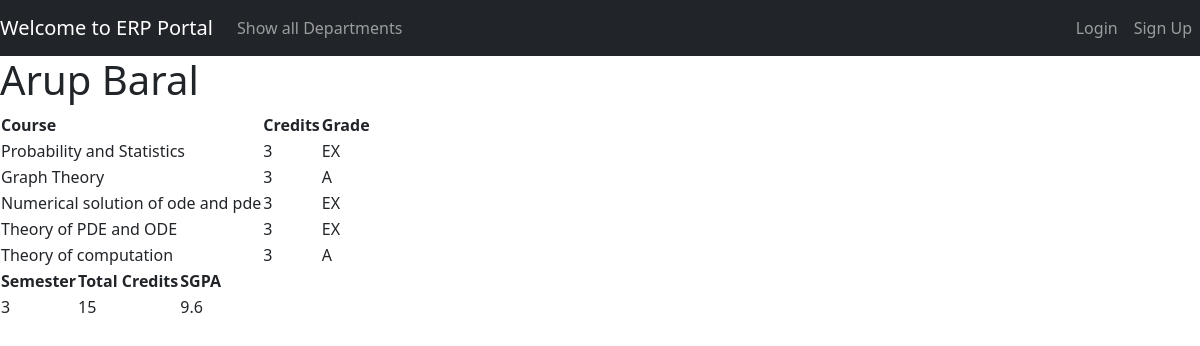
/dashboard/20MA20010/3, run on the app's committed database.
### erpApp/models.py (models this page shows, shortened)
class Course(models.Model):
    courseName = models.CharField(max_length=50)
    credits_score = models.IntegerField(
        validators=[MaxValueValidator(5), MinValueValidator(1)])
    deptId = models.ForeignKey(
        Department, on_delete=models.CASCADE, related_name="dept")
    semester=models.IntegerField(null=True)
    description=models.TextField(null=True)

class Enrollments(models.Model):
    courseData=models.ForeignKey(Course,on_delete=models.CASCADE,related_name="enrollments")
    studentData=models.ForeignKey(Student,on_delete=models.CASCADE,related_name="enrollments")
    grade=models.CharField(max_length=2,null=True)

### erpApp/views.py (the view)
# urls.py: path("dashboard/<str:rollNo>/<int:semester>",views.studentDashboard,name="dashboard"),
def studentDashboard(request,rollNo,semester):
    student=Student.objects.get(rollNo=rollNo)
    name=f"{student.firstName} {student.lastName}"
    enrollmentList=getAllEnrollmentsForGivenSemester(rollNo,semester)
    infoList=getInfoFromEnrollments(enrollmentList)
    sgpa=getSGPA(rollNo,semester)
    return render(request,"erpApp/dashboardSem.html",{
        "name":name,
        "sgpa":sgpa[0],
        "totalCredits":sgpa[1],
        "infoList":infoList,
        "semester":semester,
    })

### erpApp/utilityFunctions.py (called while the page is built)
def getAllEnrollmentsForGivenSemester(rollNo,semester):
    student=Student.objects.get(rollNo=rollNo)
    enrollmentList=student.enrollments.filter(courseData__semester=semester)
    return enrollmentList

def getInfoFromEnrollment(enrollment):
    infoDict={}
    infoDict['course']=enrollment.courseData.courseName
    infoDict['credits']=enrollment.courseData.credits_score
    infoDict['semester']=enrollment.courseData.semester
    infoDict['rollNo']=enrollment.studentData.rollNo
    infoDict['name']=f"{enrollment.studentData.firstName} {enrollment.studentData.lastName}"
    if enrollment.grade:
        infoDict['grade']=enrollment.grade
    else:
        infoDict['grade']='-1'
    return infoDict

def getInfoFromEnrollments(enrollmentList):
    infoList=[]
    for enrollment in enrollmentList:
        infoList.append(getInfoFromEnrollment(enrollment))
    return infoList

def getSGPA(rollNo,semester):
    enrollmentList=getAllEnrollmentsForGivenSemester(rollNo,semester)
    enrollmentInfo=getInfoFromEnrollments(enrollmentList)
    sumScore=0
    totalCredits=0
    for details in enrollmentInfo:
        credit=details['credits']
        gradeScore=gradeMap[details['grade']]
        sumScore+=gradeScore*credit
        totalCredits+=credit
    if totalCredits>0:
        sgpa=sumScore/totalCredits
    else:
        sgpa=0
    sgpa=round(sgpa,2)
    return (sgpa,totalCredits)

### erpApp/templates/erpApp/dashboardSem.html (shortened to what this page needs)
{% extends 'base.html' %}
{% block content %}
    <div>
        <h1>{{name}}</h1>
        <table>
            <tr>
                <th>Course</th>
                <th>Credits</th>
                <th>Grade</th>
            </tr>
            {% for info in infoList %}
                <tr>
                    <td>{{info.course}}</td>
                    <td>{{info.credits}}</td>
                    <td>
                        {% if info.grade == "-1" %}
                            Not yet finished
                        {% else %}
                            {{info.grade}}
                        {% endif %}
                    </td>
                </tr>
            {% endfor %}
        </table>
        <table>
            <tr>
                <th>Semester</th>
                <th>Total Credits</th>
                <th>SGPA</th>
            </tr>
            <tr>
                <td>{{semester}}</td>
                <td>{{totalCredits}}</td>
                <td>{{sgpa}}</td>
            </tr>
        </table>
    </div>
{% endblock content %}

### data on the page
Course: course "Probability and Statistics"
Enrollments: grade "EX"
Course: course "Graph Theory"
Course: course "Numerical solution of ode and pde"
Enrollments: grade "EX"
Course: course "Theory of PDE and ODE"
Enrollments: grade "EX"
Course: course "Theory of computation"

### other printed values
{{ name }} "Arup Baral"
{{ info.credits }} "3" "3" "3" "3" "3"
{{ info.grade }} "A" "A"
{{ semester }} "3"
{{ totalCredits }} "15"
{{ sgpa }} "9.6"
